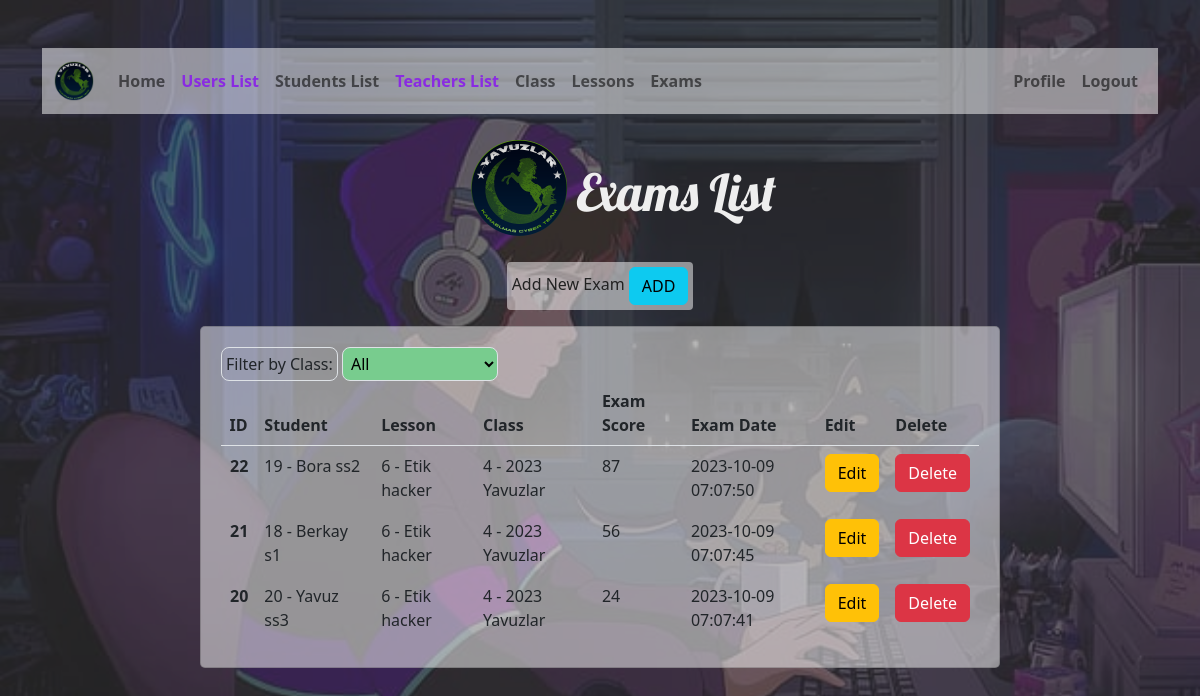
/examsList.php (signed in), run on the app's committed database.
### tables this page shows
CREATE TABLE `t_exams` (
  `id` int(11) NOT NULL,
  `student_id` int(11) NOT NULL,
  `lesson_id` int(11) NOT NULL,
  `class_id` int(11) NOT NULL,
  `exam_score` tinyint(4) NOT NULL,
  `exam_date` timestamp NOT NULL DEFAULT current_timestamp() ON UPDATE current_timestamp()
);

CREATE TABLE `t_users` (
  `id` int(11) NOT NULL,
  `name` varchar(255) DEFAULT NULL,
  `surname` varchar(255) DEFAULT NULL,
  `username` varchar(255) NOT NULL,
  `password` text NOT NULL,
  `role` varchar(10) NOT NULL,
  `created_at` timestamp NOT NULL DEFAULT current_timestamp() ON UPDATE current_timestamp()
);

CREATE TABLE `t_lessons` (
  `id` int(11) NOT NULL,
  `teacher_user_id` int(11) NOT NULL,
  `lesson_name` varchar(255) NOT NULL
);

CREATE TABLE `t_classes` (
  `id` int(11) NOT NULL,
  `class_name` varchar(255) NOT NULL,
  `class_teacher_id` int(11) NOT NULL
);

### examsList.php (the view, shortened to what this page needs)
<?php
include "conn.php";
if (isset($_SESSION['id']) && isset($_SESSION['role']) && ($_SESSION['role'] === "admin" || $_SESSION['role'] === "teacher") ) {
    $usersTable = "t_users";
    $school = $conn->prepare("SELECT * FROM $usersTable ORDER BY id DESC");
    $school->execute();
    $users = $school->fetchAll(PDO::FETCH_ASSOC);
    $classTable = "t_classes";
    $school = $conn->prepare("SELECT * FROM $classTable ORDER BY id DESC");
    $school->execute();
    $classes = $school->fetchAll(PDO::FETCH_ASSOC);
    $lessonsTable = "t_lessons";
    $school = $conn->prepare("SELECT * FROM $lessonsTable ORDER BY id DESC");
    $school->execute();
    $lessons = $school->fetchAll(PDO::FETCH_ASSOC);
    $examTable = "t_exams";
    $school = $conn->prepare("SELECT * FROM $examTable ORDER BY id DESC");
    $school->execute();
    $exams = $school->fetchAll(PDO::FETCH_ASSOC);
 ?>
<!DOCTYPE html>
<html lang="en">
<head>
	<link rel="stylesheet" href="https://cdn.jsdelivr.net/npm/bootstrap@5.2.0/dist/css/bootstrap.min.css">
	<link rel="stylesheet" href="css/style.css">
</head>
<body class="body-home">
    <div class="black-fill"><br /> <br />
    	<div class="container">
		<?php include("includes/homeNavBar.php"); ?>
        <section class="user-text d-flex  align-items-center flex-column btn-danger">
        	<div class="conteiner d-flex w-25 mt-4 mb-4">
            <img class="col-md-2 mx-2" src="img/yavuzlar.png" >
        	<h4 class="col-md-10 mt-4">Exams List</h4>
            </div>
        	<p>
            Add New Exam <a href="addExamIndex.php" class="btn btn-info" role="button" >ADD</a>
            </p>
        </section>
        <section id="listUser"
                 class="d-flex justify-content-center align-items-center flex-column">
        	<div class="card mb-3 card-1">
			  <div class="row g-0">
              <div class="col-md-12">
                <div class="table-wrap">
                <label class="p-1 text-primary-emphasis bg-primary-subtle border border-primary-subtle rounded-3" for="filter">Filter by Class:</label>
                                <select id="filter" class="p-1 text-primary-emphasis border border-primary-subtle rounded-3" style=" background-color : #78cc8e;">
                                 <option value="all">All</option>
                                </select>
                    <table class="table">
                        <thead class="thead-dark">
                            <tr>
                                <th>ID</th>
                                <th>Student</th>
                                <th>Lesson</th>
                                <th>Class</th>
                                <th>Exam Score</th>
                                <th>Exam Date</th>
                                <th>Edit</th>
                                <th>Delete</th>
                            </tr>
                        </thead>
                        <tbody>
                        <?php
                        foreach ($exams as $exam) {
                            $studentName = " ";
                            $studentSurname = " ";
                            foreach($users as $user){
                                if($exam["student_id"] === $user["id"]){
                                    $studentName = $user["name"];
                                    $studentSurname = $user["surname"];
                                }
                            }
                            $lessonName = " ";
                            foreach($lessons as $lesson){
                                if($exam["lesson_id"] === $lesson["id"]){
                                    $lessonName = $lesson["lesson_name"];
                                }
                            }
                            $className = " ";
                            foreach($classes as $class){
                                if($exam["class_id"] === $class["id"]){
                                    $className = $class["class_name"];
                                }
                            }
                                echo '
                                <tr class="alert" role="alert" data-filter="'. $exam["class_id"] .'">
                                    <th scope="row">'.$exam["id"].'</th>
                                    <td>'.$exam["student_id"].' - '. $studentName .' '. $studentSurname.'</td>
                                    <td>'.$exam["lesson_id"].' - '. $lessonName .'</td>
                                    <td>'.$exam["class_id"].' - '. $className .'</td>
                                    <td>'.$exam["exam_score"].'</td>
                                    <td>'.$exam["exam_date"].'</td>
                                    <td>
                                        <a href="editExamIndex.php?id='. $exam["id"] .'" class="btn btn-block btn-warning">Edit</a>
                                    </td>
                                    <td>
                                        <a href="app/exam/deleteExam.php?id='. $exam["id"] .'" class="btn btn-block btn-danger">Delete</a>
                                    </td>
                                </tr>
                                ';
                        }
                        ?>
                        </tbody>
                    </table>
                </div>
			  </div>
			</div>
        </section>
    	</div>
    </div>
</body>
</html>
<?php }else {
	header("Location: login.php");
	exit;
} ?>

### css/style.css (style rules this page uses)
.body-home, .body-login { background: url(../img/backgroundLofi.jpg); background-repeat: no-repeat; background-size: cover; background-attachment: fixed; }
.black-fill { background: rgba(51, 50, 50, 0.7); min-height: 100vh; }
.user-text { min-height: 15vh; }
.user-text img { width: 100px; }
.user-text h4 { color: #eee; font-size: 51px; font-family: 'Lobster', cursive; }
.user-text p { color: #222; background: rgba(255,255,255, 0.5); padding: 5px; border-radius: 4px; }
#listUser { min-height: 30vh; }
#listUser .card-1 { max-width: 800px; width: 90%; background: rgba(255,255,255, 0.5); padding: 20px; border-radius: 5px; }
.table-wrap { max-height: 300px; overflow: auto; }

### data on the page
t_exams: id "22", student "19", student.name "Bora", student.surname "ss2", lesson "6", lesson.lesson_name "Etik hacker", class "4", class.class_name "2023 Yavuzlar", exam_score "87", exam_date "2023-10-09 07:07:50"
t_exams: id "21", student "18", student.name "Berkay", student.surname "s1", lesson "6", lesson.lesson_name "Etik hacker", class "4", class.class_name "2023 Yavuzlar", exam_score "56", exam_date "2023-10-09 07:07:45"
t_exams: id "20", student "20", student.name "Yavuz", student.surname "ss3", lesson "6", lesson.lesson_name "Etik hacker", class "4", class.class_name "2023 Yavuzlar", exam_score "24", exam_date "2023-10-09 07:07:41"
